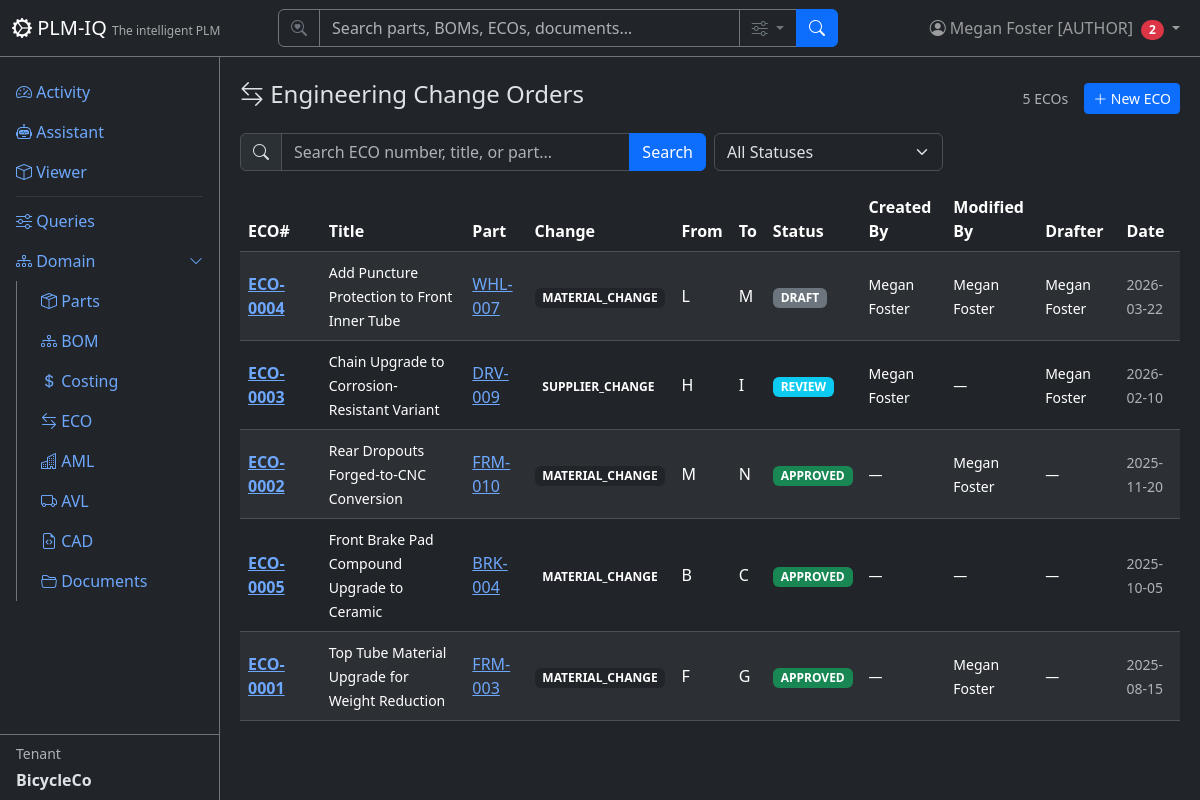
The page /eco (signed in) on the database its author committed.
### app/models/tenant_user.py (models this page shows)
class User(Base):
    __tablename__ = "users"
    user_id = Column("user_id", Integer, primary_key=True, autoincrement=True)
    username = Column("username", String, unique=True, nullable=True)
    full_name = Column("full_name", String, nullable=False)
    email = Column("email", String, unique=True, nullable=False)
    email_verified = Column("email_verified", Boolean, nullable=False, default=False)
    password_hash = Column("password_hash", String, nullable=False, default="")
    tenant_id = Column("tenant_id", Integer, ForeignKey("tenants.tenant_id"), nullable=False, default=1)
    tenant_key = Column("tenant_key", String, nullable=False)
    is_active = Column("is_active", Boolean, default=True)
    created_date = Column("created_date", String)
    role = Column("role", String, nullable=False, default="reader")
    node_id = Column("node_id", Integer, ForeignKey("plmiq_node.node_id"))
    node = relationship("GraphNode", foreign_keys=[node_id])
    tenant = relationship("Tenant", back_populates="users")
    favorites = relationship("Favorite", back_populates="user")

class Tenant(Base):
    __tablename__ = "tenants"
    tenant_id = Column("tenant_id", Integer, primary_key=True, autoincrement=True)
    tenant_name = Column("tenant_name", String, unique=True, nullable=False)
    tenant_key = Column("tenant_key", String, unique=True, nullable=False)
    tenant_secret = Column("tenant_secret", String, nullable=False, default="")
    subdomain = Column("subdomain", String, unique=True, nullable=True)
    description = Column("description", String)
    created_date = Column("created_date", String)
    role = Column("role", String, default="reader")
    is_active = Column("is_active", Boolean, default=True)
    git_username = Column("git_username", String, nullable=True)          # per-tenant Gitea user (owner of its repos)
    git_secret_enc = Column("git_secret_enc", String, nullable=True)      # Fernet-encrypted Gitea password/token
    git_cad_repo = Column("git_cad_repo", String, nullable=True)          # tenant's private CAD repo
    git_docs_repo = Column("git_docs_repo", String, nullable=True)        # tenant's private docs repo
    git_provisioned = Column("git_provisioned", Boolean, default=False)   # idempotent provisioning flag
    node_id = Column("node_id", Integer, ForeignKey("plmiq_node.node_id"))
    node = relationship("GraphNode", foreign_keys=[node_id])
    users = relationship("User", back_populates="tenant")
    parts = relationship("Part", back_populates="tenant")
    favorites = relationship("Favorite", back_populates="tenant")

### app/models/eco.py (models this page shows)
class EngineeringChangeOrder(Base):
    __tablename__ = "engineering_change_orders"
    eco_number = Column("eco_number", String, primary_key=True)
    eco_title = Column("eco_title", String, nullable=False)
    eco_description = Column("eco_description", String)
    eco_status = Column("eco_status", String, nullable=False, default="DRAFT")
    in_workflow = Column("in_workflow", Boolean, nullable=False, default=False)
    active_workflow_instance_id = Column("active_workflow_instance_id", Integer, ForeignKey("workflow_instances.id"))
    part_id = Column("part_id", Integer, ForeignKey("parts.part_id"))
    part_number = Column("part_number", String, nullable=False)
    current_revision = Column("current_revision", String)
    new_revision = Column("new_revision", String)
    affected_bom_level = Column("affected_bom_level", Integer)
    change_type = Column("change_type", String)
    change_detail = Column("change_detail", String)
    change_drafter = Column("change_drafter", Integer, ForeignKey("users.user_id"))
    change_approver = Column("change_approver", Integer, ForeignKey("users.user_id"))
    drafted_date = Column("drafted_date", String)
    approved_date = Column("approved_date", String)
    implemented_date = Column("implemented_date", String)
    new_status = Column("new_status", String)
    created_by = Column("created_by", Integer, ForeignKey("users.user_id"))
    modified_by = Column("modified_by", Integer, ForeignKey("users.user_id"))
    created_date = Column("created_date", String)
    modified_date = Column("modified_date", String)
    tenant_id = Column("tenant_id", Integer, ForeignKey("tenants.tenant_id"), nullable=False, default=1)
    tenant_key = Column("tenant_key", String, nullable=False)
    node_id = Column("node_id", Integer, ForeignKey("plmiq_node.node_id"))
    node = relationship("GraphNode")
    part = relationship("Part", back_populates="eco_items")

### app/routers/eco.py (the view)
@router.get("", response_class=HTMLResponse)
def list_ecos(
    request: Request,
    q: Optional[str] = Query(None, description="Search"),
    status: Optional[str] = Query(None, description="Filter by ECO status"),
    page: int = Query(1, ge=1),
    db: TenantScopedSession = Depends(get_tenant_db),
):
    user = require_user(request, db)
    ctx = auth_context(request, db)
    query = db.query(EngineeringChangeOrder)
    if q:
        query = query.filter(
            or_(
                EngineeringChangeOrder.eco_number.ilike(f"%{q}%"),
                EngineeringChangeOrder.eco_title.ilike(f"%{q}%"),
                EngineeringChangeOrder.part_number.ilike(f"%{q}%"),
            )
        )
    if status:
        query = query.filter(EngineeringChangeOrder.eco_status == status)
    total = query.count()
    offset = (page - 1) * DEFAULT_PAGE_SIZE
    items = query.order_by(EngineeringChangeOrder.drafted_date.desc().nullsfirst()).offset(offset).limit(DEFAULT_PAGE_SIZE).all()
    return HTMLResponse(content=render(
        "eco/list.html",
        **ctx,
        items=items,
        page=page,
        total=total,
        pages=(total + DEFAULT_PAGE_SIZE - 1) // DEFAULT_PAGE_SIZE,
        q=q or "",
        status_filter=status or "",
        statuses=get_settings(request).ECO_STATUSES,
    ))

### app/templates/eco/list.html (shortened to what this page needs)
{% extends "base.html" %}
{% block content %}
<div class="d-flex justify-content-between align-items-center mb-3">
    <h4><i class="bi bi-arrow-left-right"></i> Engineering Change Orders</h4>
    <div class="d-flex align-items-center gap-3">
        <span class="text-muted small">{{ total }} ECOs</span>
        {% if current_user and current_user.role == 'author' %}
        <a href="/eco/new" class="btn btn-sm btn-primary"><i class="bi bi-plus-lg"></i> New ECO</a>
        {% endif %}
    </div>
</div>
<form method="GET" class="row g-2 mb-3">
    <div class="col-md-6">
        <div class="input-group">
            <span class="input-group-text"><i class="bi bi-search"></i></span>
            <input type="text" name="q" class="form-control" placeholder="Search ECO number, title, or part..." value="{{ q }}">
            <button class="btn btn-primary" type="submit">Search</button>
        </div>
    </div>
    <div class="col-md-3">
        <select name="status" class="form-select" onchange="this.form.submit()">
            <option value="">All Statuses</option>
        </select>
    </div>
</form>
<div class="table-responsive">
    <table class="table table-striped table-hover align-middle">
        <thead class="table-dark">
            <tr><th>ECO#</th><th></th><th>Title</th><th>Part</th><th>Change</th><th>From</th><th>To</th><th>Status</th><th>Created By</th><th>Modified By</th><th>Drafter</th><th>Date</th></tr>
        </thead>
        <tbody>
            {% for item in items %}
            <tr>
                <td><a href="/eco/{{ item.eco_number }}"><strong>{{ item.eco_number }}</strong></a></td>
                <td class="text-center">
                </td>
                <td><small>{{ (item.eco_title or '')|truncate(50) }}</small></td>
                <td><a href="/parts/{{ item.part_number }}">{{ item.part_number }}</a></td>
                <td><span class="badge bg-dark badge-status">{{ item.change_type or 'N/A' }}</span></td>
                <td>{{ item.current_revision or '-' }}</td>
                <td>{{ item.new_revision or '-' }}</td>
                <td>
                    <span class="badge bg-{% if item.eco_status == 'APPROVED' %}success{% elif item.eco_status == 'REVIEW' %}info{% else %}secondary{% endif %} badge-status">
                        {{ item.eco_status }}
                    </span>
                </td>
                <td><small>{{ user_map.get(item.created_by, '—') if user_map else (item.created_by or '—') }}</small></td>
                <td><small>{{ user_map.get(item.modified_by, '—') if user_map else (item.modified_by or '—') }}</small></td>
                <td><small>{{ user_map.get(item.change_drafter, '—') if user_map else (item.change_drafter or '—') }}</small></td>
                <td><small class="text-muted">{{ item.drafted_date or '-' }}</small></td>
            </tr>
            {% else %}
            <tr><td colspan="12" class="text-center text-muted py-4">No ECOs found.</td></tr>
            {% endfor %}
        </tbody>
    </table>
</div>
{% endblock %}

### app/templates/base.html (shortened to what this page needs)
<!DOCTYPE html>
<html lang="en" data-bs-theme="dark">
<head>
    <link href="https://cdn.jsdelivr.net/npm/bootstrap@5.3.3/dist/css/bootstrap.min.css" rel="stylesheet">
    <link href="https://cdn.jsdelivr.net/npm/bootstrap-icons@1.11.3/font/bootstrap-icons.css" rel="stylesheet">
</head>
<body>
    <nav class="navbar navbar-expand-md navbar-dark bg-dark fixed-top border-bottom border-secondary">
        <div class="container-fluid">
            <a class="navbar-brand" href="/">
                <i class="bi bi-gear-wide-connected"></i> PLM-IQ
                <small class="d-none d-md-inline">The intelligent PLM</small>
            </a>
            <div class="collapse navbar-collapse" id="navMenu">
                {% if current_user %}
                <form class="d-flex mx-auto my-2 my-md-0" role="search" action="/search" method="get" style="width: 100%; max-width: 560px;">
                    <div class="input-group">
                        <span class="input-group-text bg-dark border-secondary text-secondary"><i class="bi bi-search-heart"></i></span>
                        <input type="search" name="q" class="form-control bg-dark text-light border-secondary" placeholder="Search parts, BOMs, ECOs, documents…" aria-label="Search">
                        <button class="btn btn-outline-secondary dropdown-toggle" type="button" data-bs-toggle="dropdown" data-bs-auto-close="outside" title="Search options">
                            <i class="bi bi-sliders"></i>
                        </button>
                        <button class="btn btn-primary" type="submit"><i class="bi bi-search"></i></button>
                    </div>
                </form>
                {% endif %}
                <ul class="navbar-nav ms-auto align-items-center">
                    {% if current_user %}
                    <li class="nav-item dropdown">
                        <a class="nav-link dropdown-toggle position-relative" href="#" role="button" data-bs-toggle="dropdown" aria-label="Profile Menu" title="Profile Menu">
                            <i class="bi bi-person-circle"></i>
                            <span class="d-none d-md-inline">{{ current_user.full_name }} [{{ current_user.role|upper if current_user.role else 'SUPERUSER' }}]</span>
                            {% if unread_count|default(0) > 0 %}<span class="badge bg-danger rounded-pill ms-1">{{ unread_count }}</span>{% endif %}
                        </a>
                    </li>
                    {% else %}
                    <li class="nav-item">
                        <a class="nav-link" href="/login"><i class="bi bi-box-arrow-in-right"></i> Sign In</a>
                    </li>
                    {% endif %}
                </ul>
            </div>
        </div>
    </nav>
    <div class="sidebar bg-dark border-end border-secondary pt-3">
        <ul class="nav nav-pills flex-column flex-grow-1 overflow-auto">
            <li class="nav-item">
                <a class="nav-link" href="/"><i class="bi bi-speedometer2"></i> Activity</a>
            </li>
            <li class="nav-item">
                <a class="nav-link" href="/assistant"><i class="bi bi-robot"></i> Assistant</a>
            </li>
            <li class="nav-item">
                <a class="nav-link" href="/apsviewer"><i class="bi bi-box"></i> Viewer</a>
            </li>
            <li class="nav-item">
                <hr class="nav-divider my-1 mx-3 border-secondary">
            </li>
            <li class="nav-item">
                <a class="nav-link" href="/queries"><i class="bi bi-sliders"></i> Queries</a>
            </li>
            <li class="nav-item">
                <a class="nav-link d-flex justify-content-between align-items-center" data-bs-toggle="collapse" href="#domainSubmenu" role="button" aria-expanded="true">
                    <span><i class="bi bi-diagram-3"></i> Domain</span>
                    <i class="bi bi-chevron-down small"></i>
                </a>
                <div class="collapse show" id="domainSubmenu">
                    <ul class="nav nav-pills flex-column ms-3 border-start border-secondary ps-2">
                        <li class="nav-item">
                            <a class="nav-link" href="/parts"><i class="bi bi-box-seam"></i> Parts</a>
                        </li>
                        <li class="nav-item">
                            <a class="nav-link" href="/bom"><i class="bi bi-diagram-3"></i> BOM</a>
                        </li>
                        <li class="nav-item">
                            <a class="nav-link" href="/costing"><i class="bi bi-currency-dollar"></i> Costing</a>
                        </li>
                        <li class="nav-item">
                            <a class="nav-link" href="/eco"><i class="bi bi-arrow-left-right"></i> ECO</a>
                        </li>
                        <li class="nav-item">
                            <a class="nav-link" href="/aml"><i class="bi bi-buildings"></i> AML</a>
                        </li>
                        <li class="nav-item">
                            <a class="nav-link" href="/avl"><i class="bi bi-truck"></i> AVL</a>
                        </li>
                        <li class="nav-item">
                            <a class="nav-link" href="/cad"><i class="bi bi-file-earmark-code"></i> CAD</a>
                        </li>
                        <li class="nav-item">
                            <a class="nav-link" href="/documents"><i class="bi bi-folder2-open"></i> Documents</a>
                        </li>
                    </ul>
                </div>
            </li>
        </ul>
        {% if current_tenant %}
        <div class="px-3 py-2 border-top border-secondary mt-auto">
            <div class="small text-muted mb-1">Tenant</div>
            <div class="fw-bold">{{ current_tenant.tenant_name }}</div>
        </div>
        {% endif %}
    </div>
    <div class="main-content">
        {% block content %}{% endblock %}
    </div>
</body>
</html>

### app/templates/base.html (style rules this page uses)
body { padding-top: 60px; }
.sidebar { position: fixed; top: 56px; bottom: 0; left: 0; width: 220px; overflow-y: auto; display: flex; flex-direction: column; }
.main-content { margin-left: 220px; padding: 20px; }
.navbar-brand small { font-size: 0.75rem; opacity: 0.6; }
.badge-status { font-size: 0.75rem; }

### rows shown on the page
User: full_name "Megan Foster", role "AUTHOR"
Tenant: tenant_name "BicycleCo"
EngineeringChangeOrder: eco_number "ECO-0004", eco_title "Add Puncture Protection to Front Inner Tube", part_number "WHL-007", change_type "MATERIAL_CHANGE", current_revision "L", new_revision "M", eco_status "DRAFT", get "Megan Foster", drafted_date "2026-03-22"
EngineeringChangeOrder: eco_number "ECO-0003", eco_title "Chain Upgrade to Corrosion-Resistant Variant", part_number "DRV-009", change_type "SUPPLIER_CHANGE", current_revision "H", new_revision "I", eco_status "REVIEW", get "Megan Foster", get "—", drafted_date "2026-02-10"
EngineeringChangeOrder: eco_number "ECO-0002", eco_title "Rear Dropouts Forged-to-CNC Conversion", part_number "FRM-010", change_type "MATERIAL_CHANGE", current_revision "M", new_revision "N", eco_status "APPROVED", get "—", get "Megan Foster", drafted_date "2025-11-20"
EngineeringChangeOrder: eco_number "ECO-0005", eco_title "Front Brake Pad Compound Upgrade to Ceramic", part_number "BRK-004", change_type "MATERIAL_CHANGE", current_revision "B", new_revision "C", eco_status "APPROVED", get "—", drafted_date "2025-10-05"
EngineeringChangeOrder: eco_number "ECO-0001", eco_title "Top Tube Material Upgrade for Weight Reduction", part_number "FRM-003", change_type "MATERIAL_CHANGE", current_revision "F", new_revision "G", eco_status "APPROVED", get "—", get "Megan Foster", drafted_date "2025-08-15"

### other values the page prints
{{ unread_count }} "2"
{{ total }} "5"
